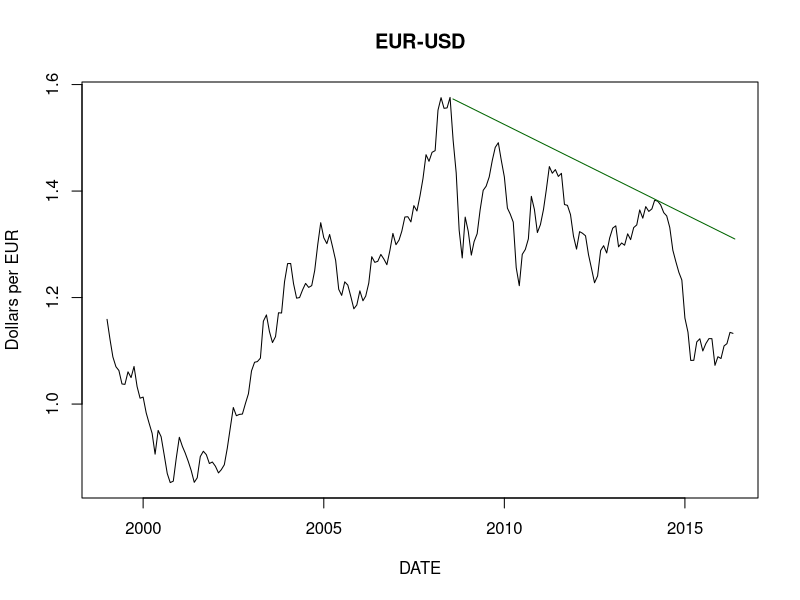

This figure's R source:
library(quantmod)
da <- read.csv("./London/EXUSEU.csv", stringsAsFactors = FALSE)
da$DATE = as.Date(da$DATE, format = "%d/%m/%Y")
tail(da)
# To use quantmod chart
#da$VALUE <- as.xts(da$VALUE, order.by = da$DATE)
#chartSeries(da$VALUE, TA = "EMA")
plot(da, type = 'l', ylab = "Dollars per EUR", main ="EUR-USD")
x <- c(as.Date("2008-07-30"), as.Date("2016-05-20"))
y <- c(1.5730, 1.31)
lines(x, y, col = "DarkGreen")

